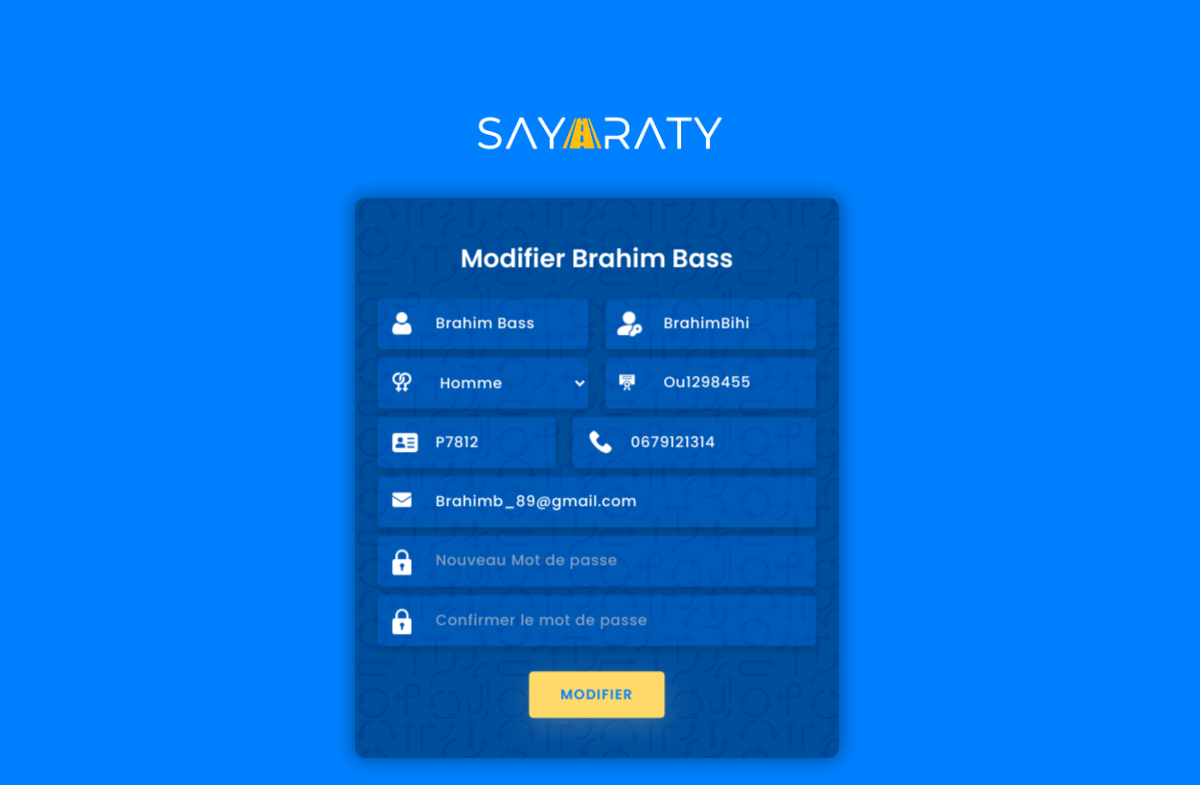
Page /Administrateur/Modifier/modifier_moniteur.php?up=BrahimBihi on the committed database.
### tables this page shows
CREATE TABLE `moniteur` (
  `Login_moniteur` varchar(30) NOT NULL,
  `Password` varchar(200) DEFAULT NULL,
  `Nom` varchar(30) DEFAULT NULL,
  `Email_moniteur` varchar(30) DEFAULT NULL,
  `Sexe_moniteur` varchar(6) DEFAULT NULL,
  `Num_telephone_moniteur` varchar(15) DEFAULT NULL,
  `Num_CIN_moniteur` varchar(10) DEFAULT NULL,
  `num_permis` varchar(20) DEFAULT NULL,
  `Photo_moniteur` varchar(100) DEFAULT NULL
);

### Administrateur/Modifier/modifier_moniteur.php (the view, shortened to what this page needs)
<?PHP
require("../../PHP/Connexion_BD.php");
$id=$_GET['up'];
$res=" SELECT * FROM  moniteur where Login_moniteur='$id'  ";
$requete = mysqli_query( $connect ,$res);
$row = mysqli_fetch_assoc($requete);
echo '
<!DOCTYPE html>
    <html lang="en" >
    <head>
      <link rel="stylesheet" href="https://unicons.iconscout.com/release/v2.1.9/css/unicons.css">
      <link rel="stylesheet" href="https://cdnjs.cloudflare.com/ajax/libs/twitter-bootstrap/4.5.0/css/bootstrap.min.css">
      <link rel="stylesheet" href="../../CSS/style-add-candidat.css">
    </head>
    <body>
      <div class="conta">
        <div class="row full-height justify-content-center">
          <div class="col-12 text-center align-self-center py-5">
            <div class="section pb-5 pt-5 pt-sm-2 text-center">
              <a class="image" href="../index.php"><img src="../../IMG/SAYARATY_w.png" class="Sayaraty"></a>
                    <div class="card-3d-wrap mx-auto">
                      <div class="card-3d-wrapper">
                        <form class="card-front" name="Connexion" method="post">
                        <div class="center-wrap">
                                <div class="section text-center">
                                  <h4 class="ins mb-4 pb-3">Modifier '.$row['Nom'].'</h4>
                                  <div class="form-group">
                                    <img src="../../IMG/user.png">
                                    <input type="text" name="name" class="name-style" value="'.$row['Nom'].'"  autocomplete="off" required>
                                    <img class="img2" src="../../IMG/key.png">
                                    <input type="text" name="login" class="login-style" value="'.$row['Login_moniteur'].'" READONLY  required>
                                  </div>
                                  <div class="form-group mt-2">
                                    <img class="img3" src="../../IMG/gender.png">
                                    <select name="sexe" id="select-area" class="sexe">
                                      <option class="sexe" name="Homme" value="Homme">Homme</option>
                                    </select>
                                    <img class="imgl" src="../../IMG/licence.png"/>
                                    <input type="text" name="Permis" class="login-style" value="'.$row['num_permis'].'" autocomplete="off" required>
                                  </div>
                                  <div class="form-group mt-2">
                                    <img class="img5" src="../../IMG/id-card.png">
                                    <input type="text" name="num_cin" class="name-style" value="'.$row['Num_CIN_moniteur'].'"  autocomplete="off" required>
                                    <img class="img6" src="../../IMG/phone-call.png">
                                    <input type="text" name="num_tel" class="login-style" value="'.$row['Num_telephone_moniteur'].'" autocomplete="off" required>
                                  </div>
                                  <div class="form-group mt-2">
                                    <img src="../../IMG/email.png"/>
                                    <input type="email" name="email" class="form-style" value="'.$row['Email_moniteur'].'" autocomplete="off" required>
                                  </div>
                                  <div class="form-group mt-2">
                                    <img src="../../IMG/padlock.png"/>
                                    <input type="password" name="logpass" class="form-style" placeholder="Nouveau Mot de passe" autocomplete="off" >
                                  </div>
                                  <div class="form-group mt-2">
                                    <img src="../../IMG/padlock.png"/>
                                    <input type="password" name="logpassConfirm" class="form-style" placeholder="Confirmer le mot de passe" autocomplete="off">
                                  </div>
                                  <input type="submit" name="submit-button2" value="Modifier" class="btn mt-4">
                                </div>
                              </div>
                            </div>
                      </div>
              </div>
          </div>
        </div>
    </body>
</html>'?>

### CSS/style-add-candidat.css (style rules this page uses)
.Sayaraty { width:300px; display: block; justify-content: center; }
body { font-family: 'Poppins', sans-serif; font-weight: 300; line-height: 1.5; color: #ffffff; background-color: #0080ff; overflow-x: hidden; }
a { cursor: pointer; transition: all 200ms linear; }
.py-5 { padding-top: 0em!important; }
h4 { font-weight: 600; }
.full-height { min-height: 100vh; }
.form-group img { width:18px; margin-right: 10px; position: absolute; top: 13px; left: 14px; font-size: 24px; line-height: 48px; text-align: left; color: #ffeba7; -webkit-transition: all 200ms linear; transition: all 200ms linear; }
.form-group .img2 { width: 26px; margin-right: 10px; position: absolute; color: white; top: 11px; left: 225px; font-size: 24px; line-height: 48px; text-align: left; color: #ffeba7; -webkit-transition: all 200ms linear; transition: all 200ms linear; }
.form-group .img3 { top:14px; }
.form-group .img5 { width: 24px; top: 12px; }
.form-group .img6 { width: 21px; left: 200px; }
.form-group .imgl { width: 23px; width: 21px; left: 225px; }
input[name="num_cin"] { width:42%; }
input[name="num_tel"] { width:58%; }
input[name="logpass"] { width:100%; }
.sexe { padding: 13px 20px; padding-left: 55px; height: 48px; width: 50%; font-weight: 500; border-radius: 4px; font-size: 14px; line-height: 22px; letter-spacing: 0.5px; outline: none; color: #ffffff; background-color: rgb(0 123 255 / 24%); border: none; -webkit-transition: all 200ms linear; transition: all 200ms linear; box-shadow: 0 4px 8px 0 rgba(21,21,21,.2); }
.text-center .image { display: inline-flex; width:300px; }
.card-3d-wrap { position: relative; width: 440px; max-width: 100%; height: 400px; -webkit-transform-style: preserve-3d; transform-style: preserve-3d; perspective: 800px; margin-top: 40px; }
.card-3d-wrapper { width: 100%; height: 100%; position:absolute; top: 0; left: 0; -webkit-transform-style: preserve-3d; transform-style: preserve-3d; transition: all 600ms ease-out; }
.ins { margin-bottom: 6px!important; }
.card-front, .card-back { width: 110%; height:140%; background-color: #004f9d; background-image: url(../IMG/pattern.png); background-blend-mode: color-burn; background-size: 50%; position: absolute; border-radius: 10px; left: -25px; top: -30px; box-shadow: 0px 0px 20px 2px rgba(0,0,0,.4); -webkit-transform-style: preserve-3d; transform-style: preserve-3d; -webkit-backface-visibility: hidden; -moz-backface-visibility: hidden; -o-backface-visibility: hidden; backface-visibility: hidden; }
.center-wrap { position: absolute; width: 100%; padding: 0 35px; top: 50%; left: 0; transform: translate3d(0, -50%, 45px) perspective(100px); z-index: 20; display: block; }
.form-group { position: relative; display: flex; gap:1em; margin: 0; padding: 0; }
.login-style, .name-style { padding: 13px 20px; padding-left: 55px; height: 48px; width: 50%; font-weight: 500; border-radius: 4px; font-size: 14px; line-height: 22px; letter-spacing: 0.5px; outline: none; color: #ffffff; background-color: rgb(0 123 255 / 24%); border: none; -webkit-transition: all 200ms linear; transition: all 200ms linear; box-shadow: 0 4px 8px 0 rgba(21,21,21,.2); }
.login-style, .name-style:focus, .login-style, .name-style:active { border: none; outline: none; box-shadow: 0 4px 8px 0 rgba(21,21,21,.2); }
.form-style { padding: 13px 20px; padding-left: 55px; height: 48px; width: 100%; font-weight: 500; border-radius: 4px; font-size: 14px; line-height: 22px; letter-spacing: 0.5px; outline: none; color: #ffffff; background-color: rgb(0 123 255 / 24%); border: none; -webkit-transition: all 200ms linear; transition: all 200ms linear; box-shadow: 0 4px 8px 0 rgba(21,21,21,.2); }
.btn { border-radius: 4px; height: 44px; font-size: 13px; font-weight: 600; text-transform: uppercase; -webkit-transition : all 200ms linear; transition: all 200ms linear; padding: 0 30px; letter-spacing: 1px; display: -webkit-inline-flex; display: -ms-inline-flexbox; display: inline-flex; -webkit-align-items: center; -moz-align-items: center; -ms-align-items: center; align-items: center; -webkit-justify-content: center; -moz-justify-content: center; -ms-justify-content: center; justify-content: center; -ms-flex-pack: center; text-align: center; border: none; background-color: #ffd969; color: #0080ff; box-shadow: 0 8px 24px 0 rgba(255,235,167,.2); }

### rows in the picture
moniteur: Nom "Brahim Bass", name "Brahim Bass", login "BrahimBihi", Permis "Ou1298455", num_cin "P7812", num_tel "0679121314", email "Brahimb_89@gmail.com"
